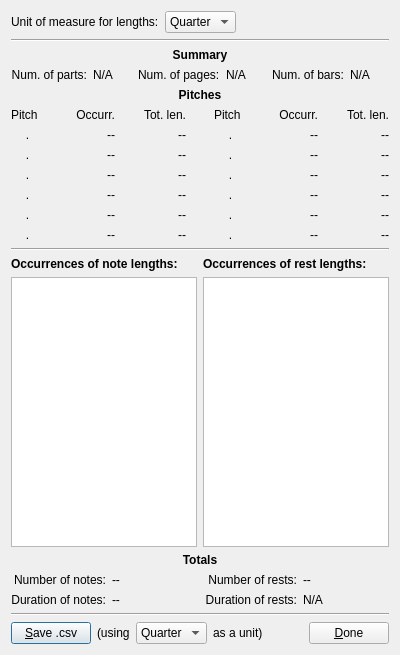
<?xml version="1.0" encoding="UTF-8"?>
<ui version="4.0">
 <class>Dialog</class>
 <widget class="QDialog" name="Dialog">
  <property name="geometry">
   <rect>
    <x>0</x>
    <y>0</y>
    <width>400</width>
    <height>655</height>
   </rect>
  </property>
  <property name="windowTitle">
   <string>SCORE STATISTICS</string>
  </property>
  <layout class="QVBoxLayout" name="verticalLayout_2" stretch="0,0,0,0,0,0,0,0,0,0,0,0">
   <item>
    <layout class="QHBoxLayout" name="horizButtons_2">
     <item>
      <widget class="QLabel" name="lUIUnit1">
       <property name="text">
        <string>Unit of measure for lengths:</string>
       </property>
      </widget>
     </item>
     <item>
      <widget class="QComboBox" name="comboUIUnit">
       <property name="currentIndex">
        <number>4</number>
       </property>
       <property name="maxVisibleItems">
        <number>7</number>
       </property>
       <property name="maxCount">
        <number>7</number>
       </property>
       <property name="sizeAdjustPolicy">
        <enum>QComboBox::AdjustToContents</enum>
       </property>
       <item>
        <property name="text">
         <string>64th</string>
        </property>
       </item>
       <item>
        <property name="text">
         <string>32th</string>
        </property>
       </item>
       <item>
        <property name="text">
         <string>16th</string>
        </property>
       </item>
       <item>
        <property name="text">
         <string>8th</string>
        </property>
       </item>
       <item>
        <property name="text">
         <string>Quarter</string>
        </property>
       </item>
       <item>
        <property name="text">
         <string>Half</string>
        </property>
       </item>
       <item>
        <property name="text">
         <string>Whole</string>
        </property>
       </item>
      </widget>
     </item>
     <item>
      <spacer name="horizontalSpacer_2">
       <property name="orientation">
        <enum>Qt::Horizontal</enum>
       </property>
       <property name="sizeHint" stdset="0">
        <size>
         <width>40</width>
         <height>20</height>
        </size>
       </property>
      </spacer>
     </item>
    </layout>
   </item>
   <item>
    <widget class="Line" name="line1">
     <property name="orientation">
      <enum>Qt::Horizontal</enum>
     </property>
    </widget>
   </item>
   <item>
    <widget class="QLabel" name="lSummary">
     <property name="text">
      <string>&lt;b&gt;Summary&lt;/b&gt;</string>
     </property>
     <property name="alignment">
      <set>Qt::AlignCenter</set>
     </property>
    </widget>
   </item>
   <item>
    <layout class="QHBoxLayout" name="horizSummary">
     <item>
      <widget class="QLabel" name="lParts">
       <property name="text">
        <string>Num. of parts:</string>
       </property>
       <property name="alignment">
        <set>Qt::AlignRight|Qt::AlignTrailing|Qt::AlignVCenter</set>
       </property>
      </widget>
     </item>
     <item>
      <widget class="QLabel" name="listParts">
       <property name="text">
        <string>N/A</string>
       </property>
      </widget>
     </item>
     <item>
      <widget class="QLabel" name="lPages">
       <property name="text">
        <string>Num. of pages:</string>
       </property>
      </widget>
     </item>
     <item>
      <widget class="QLabel" name="listPages">
       <property name="text">
        <string>N/A</string>
       </property>
      </widget>
     </item>
     <item>
      <widget class="QLabel" name="lBars">
       <property name="text">
        <string>Num. of bars:</string>
       </property>
      </widget>
     </item>
     <item>
      <widget class="QLabel" name="listBars">
       <property name="text">
        <string>N/A</string>
       </property>
      </widget>
     </item>
    </layout>
   </item>
   <item>
    <widget class="QLabel" name="lPitches">
     <property name="text">
      <string>&lt;b&gt;Pitches&lt;/b&gt;</string>
     </property>
     <property name="alignment">
      <set>Qt::AlignCenter</set>
     </property>
    </widget>
   </item>
   <item>
    <layout class="QGridLayout" name="gridPitches" columnstretch="2,4,4,1,2,4,4">
     <item row="0" column="0">
      <widget class="QLabel" name="lTitle0">
       <property name="text">
        <string>Pitch</string>
       </property>
       <property name="alignment">
        <set>Qt::AlignLeading|Qt::AlignLeft|Qt::AlignVCenter</set>
       </property>
      </widget>
     </item>
     <item row="0" column="1">
      <widget class="QLabel" name="lTitle1">
       <property name="text">
        <string>Occurr.</string>
       </property>
       <property name="alignment">
        <set>Qt::AlignRight|Qt::AlignTrailing|Qt::AlignVCenter</set>
       </property>
      </widget>
     </item>
     <item row="0" column="2">
      <widget class="QLabel" name="lTitle2">
       <property name="text">
        <string>Tot. len.</string>
       </property>
       <property name="alignment">
        <set>Qt::AlignRight|Qt::AlignTrailing|Qt::AlignVCenter</set>
       </property>
      </widget>
     </item>
     <item row="0" column="4">
      <widget class="QLabel" name="lTitle3">
       <property name="text">
        <string>Pitch</string>
       </property>
       <property name="alignment">
        <set>Qt::AlignLeading|Qt::AlignLeft|Qt::AlignVCenter</set>
       </property>
      </widget>
     </item>
     <item row="0" column="5">
      <widget class="QLabel" name="lTitle4">
       <property name="text">
        <string>Occurr.</string>
       </property>
       <property name="alignment">
        <set>Qt::AlignRight|Qt::AlignTrailing|Qt::AlignVCenter</set>
       </property>
      </widget>
     </item>
     <item row="0" column="6">
      <widget class="QLabel" name="lTitle5">
       <property name="text">
        <string>Tot. len.</string>
       </property>
       <property name="alignment">
        <set>Qt::AlignRight|Qt::AlignTrailing|Qt::AlignVCenter</set>
       </property>
      </widget>
     </item>
     <item row="1" column="0">
      <widget class="QLabel" name="lName0">
       <property name="text">
        <string>.</string>
       </property>
       <property name="alignment">
        <set>Qt::AlignCenter</set>
       </property>
      </widget>
     </item>
     <item row="1" column="1">
      <widget class="QLabel" name="lOccurr0">
       <property name="text">
        <string>--</string>
       </property>
       <property name="alignment">
        <set>Qt::AlignRight|Qt::AlignTrailing|Qt::AlignVCenter</set>
       </property>
      </widget>
     </item>
     <item row="1" column="2">
      <widget class="QLabel" name="lLen0">
       <property name="text">
        <string>--</string>
       </property>
       <property name="alignment">
        <set>Qt::AlignRight|Qt::AlignTrailing|Qt::AlignVCenter</set>
       </property>
      </widget>
     </item>
     <item row="1" column="4">
      <widget class="QLabel" name="lName6">
       <property name="text">
        <string>.</string>
       </property>
       <property name="alignment">
        <set>Qt::AlignCenter</set>
       </property>
      </widget>
     </item>
     <item row="1" column="5">
      <widget class="QLabel" name="lOccurr6">
       <property name="text">
        <string>--</string>
       </property>
       <property name="alignment">
        <set>Qt::AlignRight|Qt::AlignTrailing|Qt::AlignVCenter</set>
       </property>
      </widget>
     </item>
     <item row="1" column="6">
      <widget class="QLabel" name="lLen6">
       <property name="text">
        <string>--</string>
       </property>
       <property name="alignment">
        <set>Qt::AlignRight|Qt::AlignTrailing|Qt::AlignVCenter</set>
       </property>
      </widget>
     </item>
     <item row="2" column="0">
      <widget class="QLabel" name="lName1">
       <property name="text">
        <string>.</string>
       </property>
       <property name="alignment">
        <set>Qt::AlignCenter</set>
       </property>
      </widget>
     </item>
     <item row="2" column="1">
      <widget class="QLabel" name="lOccurr1">
       <property name="text">
        <string>--</string>
       </property>
       <property name="alignment">
        <set>Qt::AlignRight|Qt::AlignTrailing|Qt::AlignVCenter</set>
       </property>
      </widget>
     </item>
     <item row="2" column="2">
      <widget class="QLabel" name="lLen1">
       <property name="text">
        <string>--</string>
       </property>
       <property name="alignment">
        <set>Qt::AlignRight|Qt::AlignTrailing|Qt::AlignVCenter</set>
       </property>
      </widget>
     </item>
     <item row="2" column="4">
      <widget class="QLabel" name="lName7">
       <property name="text">
        <string>.</string>
       </property>
       <property name="alignment">
        <set>Qt::AlignCenter</set>
       </property>
      </widget>
     </item>
     <item row="2" column="5">
      <widget class="QLabel" name="lOccurr7">
       <property name="text">
        <string>--</string>
       </property>
       <property name="alignment">
        <set>Qt::AlignRight|Qt::AlignTrailing|Qt::AlignVCenter</set>
       </property>
      </widget>
     </item>
     <item row="2" column="6">
      <widget class="QLabel" name="lLen7">
       <property name="text">
        <string>--</string>
       </property>
       <property name="alignment">
        <set>Qt::AlignRight|Qt::AlignTrailing|Qt::AlignVCenter</set>
       </property>
      </widget>
     </item>
     <item row="3" column="0">
      <widget class="QLabel" name="lName2">
       <property name="text">
        <string>.</string>
       </property>
       <property name="alignment">
        <set>Qt::AlignCenter</set>
       </property>
      </widget>
     </item>
     <item row="3" column="1">
      <widget class="QLabel" name="lOccurr2">
       <property name="text">
        <string>--</string>
       </property>
       <property name="alignment">
        <set>Qt::AlignRight|Qt::AlignTrailing|Qt::AlignVCenter</set>
       </property>
      </widget>
     </item>
     <item row="3" column="2">
      <widget class="QLabel" name="lLen2">
       <property name="text">
        <string>--</string>
       </property>
       <property name="alignment">
        <set>Qt::AlignRight|Qt::AlignTrailing|Qt::AlignVCenter</set>
       </property>
      </widget>
     </item>
     <item row="3" column="4">
      <widget class="QLabel" name="lName8">
       <property name="text">
        <string>.</string>
       </property>
       <property name="alignment">
        <set>Qt::AlignCenter</set>
       </property>
      </widget>
     </item>
     <item row="3" column="5">
      <widget class="QLabel" name="lOccurr8">
       <property name="text">
        <string>--</string>
       </property>
       <property name="alignment">
        <set>Qt::AlignRight|Qt::AlignTrailing|Qt::AlignVCenter</set>
       </property>
      </widget>
     </item>
     <item row="3" column="6">
      <widget class="QLabel" name="lLen8">
       <property name="text">
        <string>--</string>
       </property>
       <property name="alignment">
        <set>Qt::AlignRight|Qt::AlignTrailing|Qt::AlignVCenter</set>
       </property>
      </widget>
     </item>
     <item row="4" column="0">
      <widget class="QLabel" name="lName3">
       <property name="text">
        <string>.</string>
       </property>
       <property name="alignment">
        <set>Qt::AlignCenter</set>
       </property>
      </widget>
     </item>
     <item row="4" column="1">
      <widget class="QLabel" name="lOccurr3">
       <property name="text">
        <string>--</string>
       </property>
       <property name="alignment">
        <set>Qt::AlignRight|Qt::AlignTrailing|Qt::AlignVCenter</set>
       </property>
      </widget>
     </item>
     <item row="4" column="2">
      <widget class="QLabel" name="lLen3">
       <property name="text">
        <string>--</string>
       </property>
       <property name="alignment">
        <set>Qt::AlignRight|Qt::AlignTrailing|Qt::AlignVCenter</set>
       </property>
      </widget>
     </item>
     <item row="4" column="4">
      <widget class="QLabel" name="lName9">
       <property name="text">
        <string>.</string>
       </property>
       <property name="alignment">
        <set>Qt::AlignCenter</set>
       </property>
      </widget>
     </item>
     <item row="4" column="5">
      <widget class="QLabel" name="lOccurr9">
       <property name="text">
        <string>--</string>
       </property>
       <property name="alignment">
        <set>Qt::AlignRight|Qt::AlignTrailing|Qt::AlignVCenter</set>
       </property>
      </widget>
     </item>
     <item row="4" column="6">
      <widget class="QLabel" name="lLen9">
       <property name="text">
        <string>--</string>
       </property>
       <property name="alignment">
        <set>Qt::AlignRight|Qt::AlignTrailing|Qt::AlignVCenter</set>
       </property>
      </widget>
     </item>
     <item row="5" column="0">
      <widget class="QLabel" name="lName4">
       <property name="text">
        <string>.</string>
       </property>
       <property name="alignment">
        <set>Qt::AlignCenter</set>
       </property>
      </widget>
     </item>
     <item row="5" column="1">
      <widget class="QLabel" name="lOccurr4">
       <property name="text">
        <string>--</string>
       </property>
       <property name="alignment">
        <set>Qt::AlignRight|Qt::AlignTrailing|Qt::AlignVCenter</set>
       </property>
      </widget>
     </item>
     <item row="5" column="2">
      <widget class="QLabel" name="lLen4">
       <property name="text">
        <string>--</string>
       </property>
       <property name="alignment">
        <set>Qt::AlignRight|Qt::AlignTrailing|Qt::AlignVCenter</set>
       </property>
      </widget>
     </item>
     <item row="5" column="4">
      <widget class="QLabel" name="lName10">
       <property name="text">
        <string>.</string>
       </property>
       <property name="alignment">
        <set>Qt::AlignCenter</set>
       </property>
      </widget>
     </item>
     <item row="5" column="5">
      <widget class="QLabel" name="lOccurr10">
       <property name="text">
        <string>--</string>
       </property>
       <property name="alignment">
        <set>Qt::AlignRight|Qt::AlignTrailing|Qt::AlignVCenter</set>
       </property>
      </widget>
     </item>
     <item row="5" column="6">
      <widget class="QLabel" name="lLen10">
       <property name="text">
        <string>--</string>
       </property>
       <property name="alignment">
        <set>Qt::AlignRight|Qt::AlignTrailing|Qt::AlignVCenter</set>
       </property>
      </widget>
     </item>
     <item row="6" column="0">
      <widget class="QLabel" name="lName5">
       <property name="text">
        <string>.</string>
       </property>
       <property name="alignment">
        <set>Qt::AlignCenter</set>
       </property>
      </widget>
     </item>
     <item row="6" column="1">
      <widget class="QLabel" name="lOccurr5">
       <property name="text">
        <string>--</string>
       </property>
       <property name="alignment">
        <set>Qt::AlignRight|Qt::AlignTrailing|Qt::AlignVCenter</set>
       </property>
      </widget>
     </item>
     <item row="6" column="2">
      <widget class="QLabel" name="lLen5">
       <property name="text">
        <string>--</string>
       </property>
       <property name="alignment">
        <set>Qt::AlignRight|Qt::AlignTrailing|Qt::AlignVCenter</set>
       </property>
      </widget>
     </item>
     <item row="6" column="4">
      <widget class="QLabel" name="lName11">
       <property name="text">
        <string>.</string>
       </property>
       <property name="alignment">
        <set>Qt::AlignCenter</set>
       </property>
      </widget>
     </item>
     <item row="6" column="5">
      <widget class="QLabel" name="lOccurr11">
       <property name="text">
        <string>--</string>
       </property>
       <property name="alignment">
        <set>Qt::AlignRight|Qt::AlignTrailing|Qt::AlignVCenter</set>
       </property>
      </widget>
     </item>
     <item row="6" column="6">
      <widget class="QLabel" name="lLen11">
       <property name="text">
        <string>--</string>
       </property>
       <property name="alignment">
        <set>Qt::AlignRight|Qt::AlignTrailing|Qt::AlignVCenter</set>
       </property>
      </widget>
     </item>
     <item row="0" column="3">
      <widget class="QLabel" name="lPad">
       <property name="text">
        <string/>
       </property>
      </widget>
     </item>
    </layout>
   </item>
   <item>
    <widget class="Line" name="line2">
     <property name="orientation">
      <enum>Qt::Horizontal</enum>
     </property>
    </widget>
   </item>
   <item>
    <layout class="QGridLayout" name="gridLengths">
     <item row="0" column="0">
      <widget class="QLabel" name="lNoteLen">
       <property name="text">
        <string>&lt;b&gt;Occurrences of note lengths:&lt;/b&gt;</string>
       </property>
      </widget>
     </item>
     <item row="0" column="1">
      <widget class="QLabel" name="lRestLen">
       <property name="text">
        <string>&lt;b&gt;Occurrences of rest lengths:&lt;/b&gt;</string>
       </property>
      </widget>
     </item>
     <item row="1" column="1">
      <widget class="QPlainTextEdit" name="listRestLen">
       <property name="undoRedoEnabled">
        <bool>false</bool>
       </property>
       <property name="textInteractionFlags">
        <set>Qt::TextSelectableByKeyboard|Qt::TextSelectableByMouse</set>
       </property>
      </widget>
     </item>
     <item row="1" column="0">
      <widget class="QTextEdit" name="listNoteLen">
       <property name="readOnly">
        <bool>true</bool>
       </property>
      </widget>
     </item>
    </layout>
   </item>
   <item>
    <widget class="QLabel" name="lTotals">
     <property name="text">
      <string>&lt;b&gt;Totals&lt;/b&gt;</string>
     </property>
     <property name="alignment">
      <set>Qt::AlignCenter</set>
     </property>
    </widget>
   </item>
   <item>
    <layout class="QGridLayout" name="gridTotals">
     <item row="0" column="0">
      <widget class="QLabel" name="lNoteTotNum">
       <property name="text">
        <string>Number of notes:</string>
       </property>
       <property name="alignment">
        <set>Qt::AlignRight|Qt::AlignTrailing|Qt::AlignVCenter</set>
       </property>
      </widget>
     </item>
     <item row="0" column="1">
      <widget class="QLabel" name="listNoteTotNum">
       <property name="text">
        <string>--</string>
       </property>
       <property name="alignment">
        <set>Qt::AlignLeading|Qt::AlignLeft|Qt::AlignVCenter</set>
       </property>
      </widget>
     </item>
     <item row="0" column="2">
      <widget class="QLabel" name="lRestTotNum">
       <property name="text">
        <string>Number of rests:</string>
       </property>
       <property name="alignment">
        <set>Qt::AlignRight|Qt::AlignTrailing|Qt::AlignVCenter</set>
       </property>
      </widget>
     </item>
     <item row="0" column="3">
      <widget class="QLabel" name="listRestTotNum">
       <property name="text">
        <string>--</string>
       </property>
       <property name="alignment">
        <set>Qt::AlignLeading|Qt::AlignLeft|Qt::AlignVCenter</set>
       </property>
      </widget>
     </item>
     <item row="1" column="0">
      <widget class="QLabel" name="lNoteTotLen">
       <property name="text">
        <string>Duration of notes:</string>
       </property>
       <property name="alignment">
        <set>Qt::AlignRight|Qt::AlignTrailing|Qt::AlignVCenter</set>
       </property>
      </widget>
     </item>
     <item row="1" column="1">
      <widget class="QLabel" name="listNoteTotLen">
       <property name="text">
        <string>--</string>
       </property>
      </widget>
     </item>
     <item row="1" column="2">
      <widget class="QLabel" name="lRestTotLen">
       <property name="text">
        <string>Duration of rests:</string>
       </property>
       <property name="alignment">
        <set>Qt::AlignRight|Qt::AlignTrailing|Qt::AlignVCenter</set>
       </property>
      </widget>
     </item>
     <item row="1" column="3">
      <widget class="QLabel" name="listRestTotLen">
       <property name="text">
        <string>N/A</string>
       </property>
      </widget>
     </item>
    </layout>
   </item>
   <item>
    <widget class="Line" name="line3">
     <property name="orientation">
      <enum>Qt::Horizontal</enum>
     </property>
    </widget>
   </item>
   <item>
    <layout class="QHBoxLayout" name="horizButtons">
     <item>
      <widget class="QPushButton" name="pushSave">
       <property name="text">
        <string>&amp;Save .csv</string>
       </property>
      </widget>
     </item>
     <item>
      <widget class="QLabel" name="lCSVUnit1">
       <property name="text">
        <string>(using</string>
       </property>
      </widget>
     </item>
     <item>
      <widget class="QComboBox" name="comboCSVUnit">
       <property name="currentIndex">
        <number>4</number>
       </property>
       <property name="maxVisibleItems">
        <number>7</number>
       </property>
       <property name="maxCount">
        <number>7</number>
       </property>
       <property name="sizeAdjustPolicy">
        <enum>QComboBox::AdjustToContents</enum>
       </property>
       <item>
        <property name="text">
         <string>64th</string>
        </property>
       </item>
       <item>
        <property name="text">
         <string>32th</string>
        </property>
       </item>
       <item>
        <property name="text">
         <string>16th</string>
        </property>
       </item>
       <item>
        <property name="text">
         <string>8th</string>
        </property>
       </item>
       <item>
        <property name="text">
         <string>Quarter</string>
        </property>
       </item>
       <item>
        <property name="text">
         <string>Half</string>
        </property>
       </item>
       <item>
        <property name="text">
         <string>Whole</string>
        </property>
       </item>
      </widget>
     </item>
     <item>
      <widget class="QLabel" name="lCSVUnit2">
       <property name="text">
        <string>as a unit)</string>
       </property>
      </widget>
     </item>
     <item>
      <spacer name="horizontalSpacer">
       <property name="orientation">
        <enum>Qt::Horizontal</enum>
       </property>
       <property name="sizeHint" stdset="0">
        <size>
         <width>40</width>
         <height>20</height>
        </size>
       </property>
      </spacer>
     </item>
     <item>
      <widget class="QPushButton" name="pushOk">
       <property name="text">
        <string>&amp;Done</string>
       </property>
      </widget>
     </item>
    </layout>
   </item>
  </layout>
 </widget>
 <resources/>
 <connections/>
</ui>
